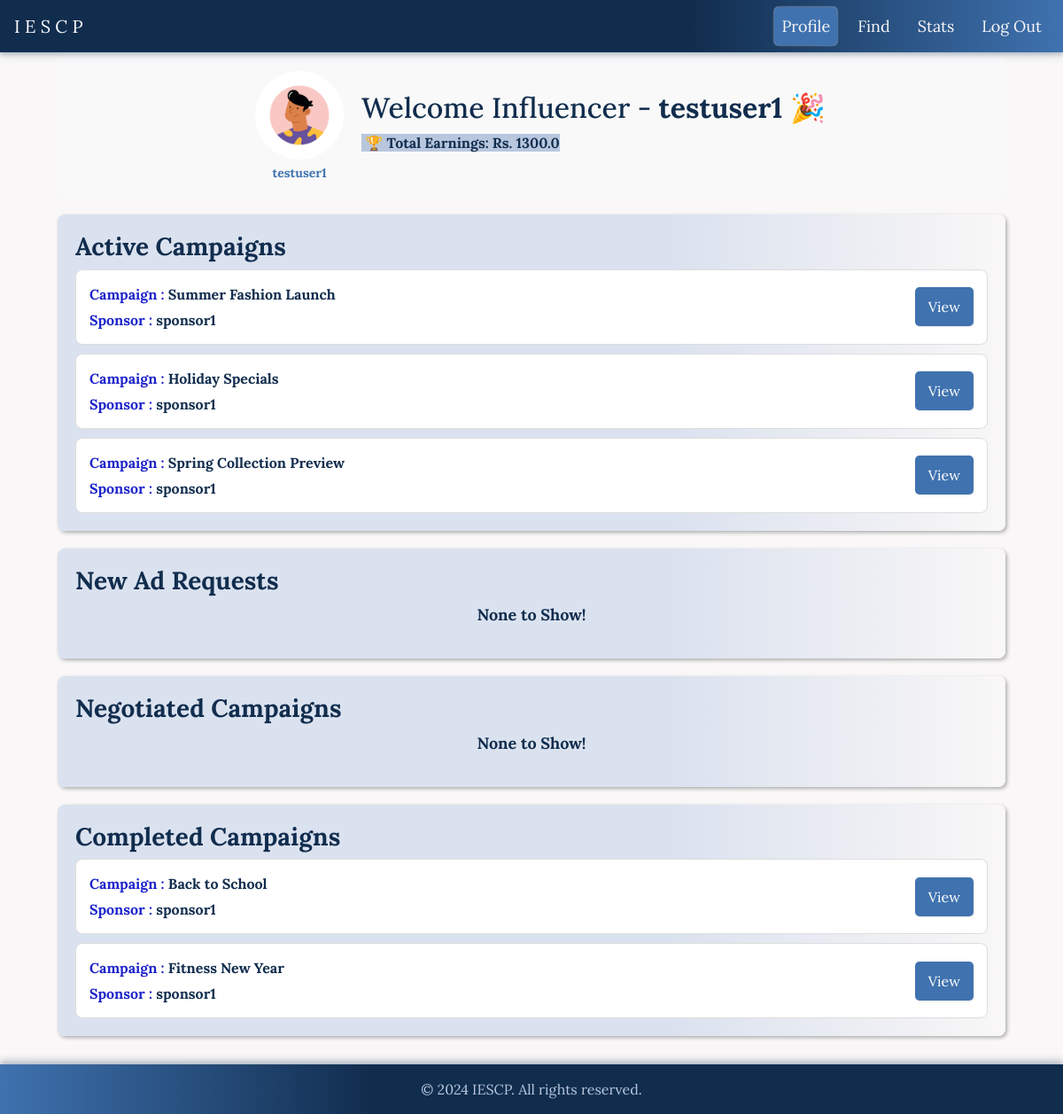
The app's page /influencer/dashboard (signed in), older data.
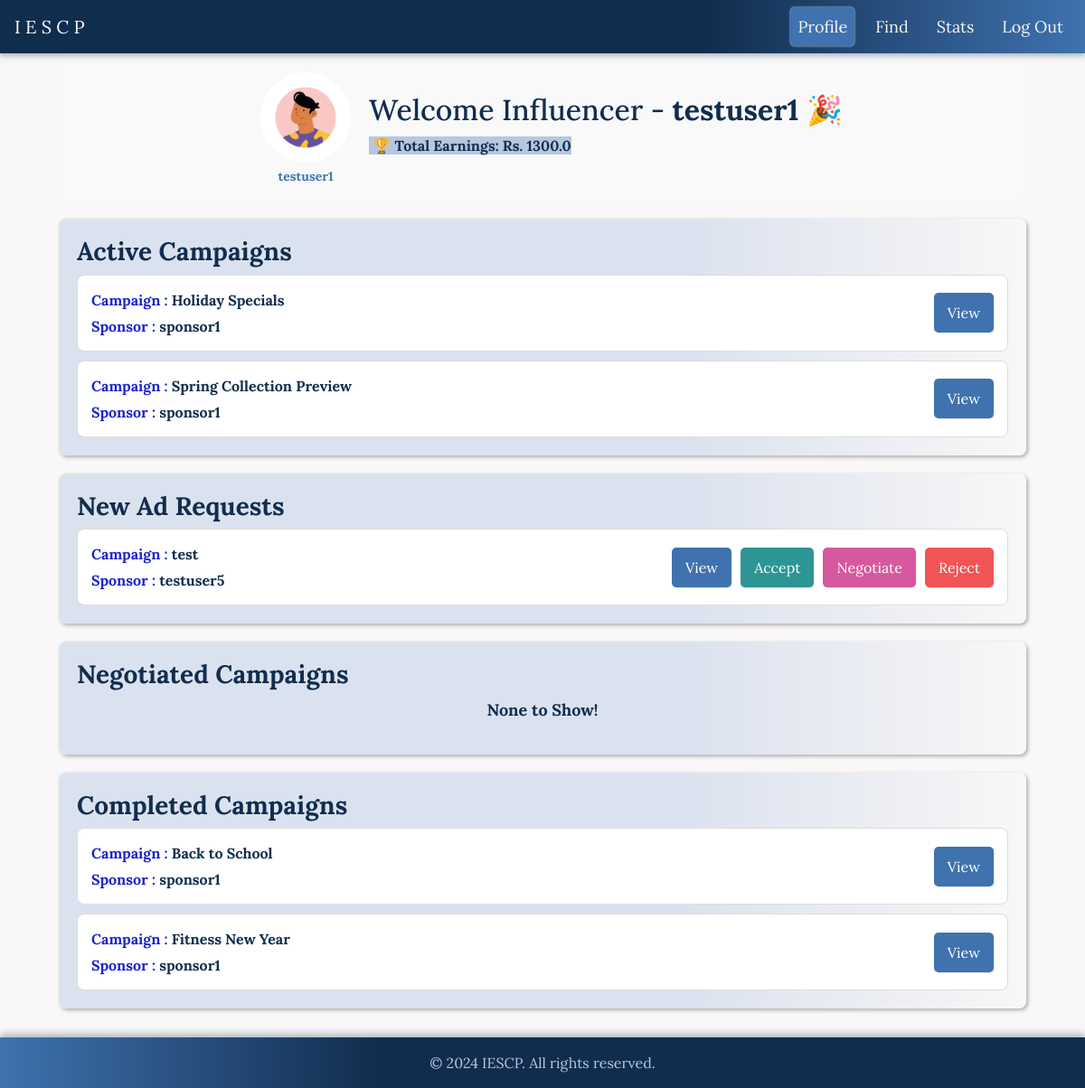
The same page, newer data.
### app/models.py (models this page shows, shortened)
class User(db.Model):
    id = db.Column(db.Integer, primary_key=True)
    username = db.Column(db.String(64), unique=True, nullable=False)
    email = db.Column(db.String(120), unique=True, nullable=False)
    password_hash = db.Column(db.String(128))
    role = db.Column(db.String(64), nullable=False)
    campaigns = db.relationship('Campaign', backref='sponsor', lazy=True)
    ad_requests = db.relationship('AdRequest', backref='influencer', lazy=True)

class AdRequest(db.Model):
    id = db.Column(db.Integer, primary_key=True)
    campaign_id = db.Column(db.Integer, db.ForeignKey('campaign.id'), nullable=False)
    influencer_id = db.Column(db.Integer, db.ForeignKey('user.id'), nullable=False)
    messages = db.Column(db.Text, nullable=True)
    requirements = db.Column(db.Text, nullable=False)
    payment_amount = db.Column(db.Float, nullable=False)
    status = db.Column(db.String(10), nullable=False)

class Campaign(db.Model):
    id = db.Column(db.Integer, primary_key=True)
    name = db.Column(db.String(64), nullable=False)
    description = db.Column(db.Text, nullable=False)
    start_date = db.Column(db.DateTime, default=datetime.utcnow)
    end_date = db.Column(db.DateTime)
    budget = db.Column(db.Float, nullable=False)
    visibility = db.Column(db.String(10), nullable=False)
    goals = db.Column(db.Text, nullable=False)
    sponsor_id = db.Column(db.Integer, db.ForeignKey('user.id'), nullable=False)
    ad_requests = db.relationship('AdRequest', backref='campaign', lazy=True)

### app/routes.py (the view)
@app.route('/influencer/dashboard')
def influencer_dashboard():
    user_id = session.get('user_id')  # Assuming user_id is stored in session after login
    user = User.query.get(user_id)
    if not user or user.role != 'influencer':
        return redirect(url_for('login'))
    ad_requests = db.session.query(
    AdRequest,
    Campaign,
    User.username.label('sponsor_name'),
    func.coalesce(Negotiations.new_amount, 0.0).label('new_amount')
    ).join(Campaign, AdRequest.campaign_id == Campaign.id
    ).join(User, Campaign.sponsor_id == User.id
    ).outerjoin(Negotiations, AdRequest.id == Negotiations.ad_id
    ).filter(
    AdRequest.influencer_id == user_id
    ).all()
    active_campaigns = []
    campaign_requests = []
    completed = []
    negotiated = []
    others = []
    current_date = datetime.utcnow()
    for ad_request, campaign, sponsor_name, new_amount in ad_requests:
        if ad_request.status in ['Accepted']:
            active_campaigns.append((ad_request, campaign, sponsor_name, new_amount))
        elif ad_request.status in ['Pending']:
            campaign_requests.append((ad_request, campaign, sponsor_name, new_amount))
        elif ad_request.status in ['Completed']:
            completed.append((ad_request, campaign, sponsor_name, new_amount))
        elif ad_request.status in ['Negotiated']:
            negotiated.append((ad_request, campaign, sponsor_name, new_amount))
        else:
            others.append((ad_request, campaign, sponsor_name, new_amount))
    total_earnings = db.session.query(db.func.sum(AdRequest.payment_amount)).filter_by(
        influencer_id=user_id,
        status='Completed'
    ).scalar() or 0.00
    return render_template('influencer_dashboard.html',
                           username=user.username,
                           active_campaigns=active_campaigns,
                           campaign_requests=campaign_requests,
                           total_earnings=total_earnings,
                           completed_campaigns=completed,
                           negotiated_requests=negotiated,
                           title='Influencer Dashboard',
                           active_page='profile')

### app/templates/influencer_dashboard.html (shortened to what this page needs)
{% extends "navbar_after_login.html" %}
{% block styles %}
  <link rel="stylesheet" href="{{ url_for('static', filename='/css/influencer_dashboard.css') }}">
{% endblock %}
{% block content %}
<div class="dashboard">
    <div class="profile-section">
        <div class="avatar-container">
            <div class="avatar">
                <img src="{{ url_for('static', filename='/images/influencer.jpg') }}" alt="Profile">
            </div>
            <p class="role-tag"><a href="#" id="profile-link" data-toggle="modal" data-target="#profileModal" data-user_id="{{session['user_id']}}"><b>{{username}}</b></a></p>
        </div>
        <div class="welcome-text">
            <h2>Welcome Influencer - <b>{{username}}</b> <span class="party-popper">🎉</span></h2>
            <div class="earnings-box">
                <p><span class="highlight">&nbsp;🏆 Total Earnings: <b>Rs. {{ total_earnings }} </span></b></p>
            </div>
        </div>
    </div>
    <div class="campaign-section">
        <h3>Active Campaigns</h3>
        <div class="campaign-list">
            {% if active_campaigns %}
            {% for ad_request, campaign, sponsor_name, new_amount in active_campaigns %}
                <div class="campaign-tab">
                    <div class="campaign-info">
                        <span><strong style="color:#1D24CA">Campaign : </strong> <b>{{ campaign.name }}</b></span>
                        <span><strong style="color:#1D24CA">Sponsor : </strong> <b>{{ sponsor_name }}</b></span>
                    </div>
                    <div class="campaign-actions">
                        <button class="btn btn-view" data-toggle="modal" data-target="#campaignModal"
                                data-campaign-name="{{ campaign.name }}"
                                data-sponsor-name="{{sponsor_name}}"
                                data-campaign-description="{{ campaign.description }}"
                                data-campaign-requirements="{{ ad_request.requirements }}"
                                data-campaign-payment="{{ ad_request.payment_amount }}"
                                data-campaign-status="{{ ad_request.status }}"
                                data-campaign-messages="{{ ad_request.messages }}">View</button>
                    </div>
                </div>
                {% endfor %}
                {% else %}
                <p style="text-align: center; font-size: large; font-weight: bold;">None to Show!</p>
                {% endif %}
        </div>
    </div>
    <div class="request-section">
        <h3>New Ad Requests</h3>
        <div class="request-list">
            {% if campaign_requests %}
            {% for ad_request, campaign, sponsor_name,new_amount in campaign_requests %}
                <div class="request-tab">
                    <div class="request-info">
                        <span><strong style="color:#1D24CA">Campaign : </strong> <b>{{ campaign.name }}</b></span>
                        <span><strong style="color:#1D24CA">Sponsor : </strong> <b>{{ sponsor_name }}</b></span>
                    </div>
                    <div class="request-actions">
                        <button class="btn btn-view" data-toggle="modal" data-target="#adModal"
                                data-campaign-name="{{ campaign.name }}"
                                data-sponsor-name="{{sponsor_name}}"
                                data-campaign-description="{{ campaign.description }}"
                                data-campaign-requirements="{{ ad_request.requirements }}"
                                data-campaign-payment="{{ ad_request.payment_amount }}">View</button>
                        <button class="btn btn-accept" data-ad-request-id="{{ ad_request.id }}">Accept</button>
                        <button class="btn btn-view btn-negotiate" data-ad-request-id="{{ ad_request.id }}">Negotiate</button>
                        <button class="btn btn-reject" data-ad-request-id="{{ ad_request.id }}">Reject</button>
                    </div>
                </div>
                {% endfor %}
                {% else %}
                <p style="text-align: center; font-size: large; font-weight: bold;">None to Show!</p>
                {% endif %}
        </div>
    </div>
    <div class="campaign-section">
        <h3>Negotiated Campaigns</h3>
        <div class="campaign-list">
            {% if negotiated_requests %}
            {% for ad_request, campaign, sponsor_name, new_amount in negotiated_requests %}
                <div class="campaign-tab">
                    <div class="campaign-info">
                        <span><strong style="color:#1D24CA">Campaign : </strong> <b>{{ campaign.name }}</b></span>
                        <span><strong style="color:#1D24CA">Amount By Sponsor : </strong> <b>{{ ad_request.payment_amount }}</b></span>
                        <span><strong style="color:#1D24CA">Negotiated Amount : </strong> <b>{{ new_amount }}</b></span>
                    </div>
                    <div class="campaign-actions">
                        <button class="btn btn-view" data-toggle="modal" data-target="#campaignModal"
                                data-campaign-name="{{ campaign.name }}"
                                data-sponsor-name="{{sponsor_name}}"
                                data-campaign-description="{{ campaign.description }}"
                                data-campaign-requirements="{{ ad_request.requirements }}"
                                data-campaign-payment="{{ ad_request.payment_amount }}"
                                data-campaign-status="{{ ad_request.status }}"
                                data-campaign-messages="{{ ad_request.messages }}">View</button>
                    </div>
                </div>
            {% endfor %}
            {% else %}
            <p style="text-align: center; font-size: large; font-weight: bold;">None to Show!</p>
            {% endif %}
        </div>
    </div>
    <div class="campaign-section">
        <h3>Completed Campaigns</h3>
        <div class="campaign-list">
            {% if completed_campaigns %}
            {% for ad_request, campaign, sponsor_name,new_amount in completed_campaigns %}
                <div class="campaign-tab">
                    <div class="campaign-info">
                        <span><strong style="color:#1D24CA">Campaign : </strong> <b>{{ campaign.name }}</b></span>
                        <span><strong style="color:#1D24CA">Sponsor : </strong> <b>{{ sponsor_name }}</b></span>
                    </div>
                    <div class="campaign-actions">
                        <button class="btn btn-view" data-toggle="modal" data-target="#campaignModal"
                                data-campaign-name="{{ campaign.name }}"
                                data-sponsor-name="{{sponsor_name}}"
                                data-campaign-description="{{ campaign.description }}"
                                data-campaign-requirements="{{ ad_request.requirements }}"
                                data-campaign-payment="{{ ad_request.payment_amount }}"
                                data-campaign-status="{{ ad_request.status }}"
                                data-campaign-messages="{{ ad_request.messages }}">View</button>
                    </div>
                </div>
                {% endfor %}
                {% else %}
                <p style="text-align: center; font-size: large; font-weight: bold;">None to Show!</p>
                {% endif %}
        </div>
    </div>
    <br>
    <br>
{% endblock %}

### app/templates/navbar_after_login.html (shortened to what this page needs)
<!doctype html>
<html lang="en">
  <head>
    <link rel="stylesheet" href="https://stackpath.bootstrapcdn.com/bootstrap/4.3.1/css/bootstrap.min.css">
    <link rel="stylesheet" href="{{ url_for('static', filename='css/styles.css') }}">
    <link rel="stylesheet" href="{{ url_for('static', filename='/css/navbar_styles.css') }}">
    {% block styles %}{% endblock %}
  </head>
  <body>
    <nav class="navbar navbar-expand-md navbar-dark">
        <a class="navbar-brand" href="/">I E S C P</a>
        <div class="collapse navbar-collapse" id="navbarCollapse">
            <ul class="navbar-nav ml-auto">
                <li class="nav-item{% if active_page == 'profile' %}-active{% endif %}">
                    {% if session['role'] == 'influencer' %}
                        <a class="nav-link" href="{{ url_for('influencer_dashboard') }}">Profile</a>
                    {% elif session['role'] == 'sponsor' %}
                        <a class="nav-link" href="{{ url_for('sponsor_dashboard') }}">Profile</a>
                    {% elif session['role'] == 'admin' %}
                        <a class="nav-link" href="{{ url_for('admin_dashboard') }}">Profile</a>
                    {% else %}
                        <a class="nav-link" href="{{ url_for('login') }}">Profile</a>
                    {% endif %}
                </li>
                <li class="nav-item{% if active_page == 'find' %}-active{% endif %}">
                    <a class="nav-link" href=#>Find</a>
                </li>
                <li class="nav-item{% if active_page == 'stats' %}-active{% endif %}">
                    <a class="nav-link" href=#>Stats</a>
                </li>
                <li class="nav-item" id="logout">
                    <a class="nav-link" href="{{ url_for('logout') }}">Log Out</a>
                </li>
            </ul>
        </div>
    </nav>
    <main role="main" class="container" style="margin-top: 40px;">
      {% block content %}
      {% endblock %}
    </main>
  </body>
  <footer class="footer mt-auto py-3">
    <div class="container">
        <span class="text-muted">&copy; 2024 IESCP. All rights reserved.</span>
    </div>
</footer>
</html>

### app/static/css/styles.css (style rules this page uses)
body { display: flex; flex-direction: column; min-height: 100vh; margin: 0; background-color: #F9F7F7; color: #112D4E; font-family: Lora, serif; }
h1, h2, h3, h4, h5, h6 { color: #112D4E; }
a { color: #3F72AF; }
.navbar { background-color: rgba(17, 45, 78, 0.95); box-shadow: 0 3px 4px rgba(17, 45, 78, 0.2), 0 5px 8px rgba(17, 45, 78, 0.1); background-image: linear-gradient(to right, #112D4E 65%, #3F72AF); position: fixed; top: 0; z-index: 1000; width: 100%; }
.navbar-nav .nav-link { color: #F9F7F7; }
.navbar-dark .navbar-nav .nav-link { color: #F9F7F7 !important; }
.highlight { color: #112D4E; font-weight: bold; background-color: #B8C7DE; padding: 0.1px; }

### app/static/css/navbar_styles.css (style rules this page uses)
.navbar-nav .nav-item { margin-right: 15px; font-size: large; }
.navbar-nav .nav-item-active { margin-right: 15px; font-size: large; background-color: #3F72AF; border-radius: 5px; box-shadow: 0px 0px 2px #F9F7F7; }
.navbar-nav .nav-item:last-child { margin-right: 0; }

### app/static/css/influencer_dashboard.css (style rules this page uses)
.dashboard { display: flex; flex-direction: column; gap: 20px; padding: 20px; }
.profile-section { display: flex; align-items: center; justify-content: center; gap: 20px; background-color: #f9f9f9; border-radius: 8px; padding-top: 20px; padding-left: 20px; }
.avatar-container { display: flex; flex-direction: column; align-items: center; }
.avatar { width: 100px; height: 100px; border-radius: 50%; overflow: hidden; }
.avatar img { width: 100%; height: 100%; object-fit: cover; }
.role-tag { font-size: 14px; color: #666; margin-top: 5px; text-align: center; }
.welcome-text h2 { margin-top: -10px; }
.campaign-section { background-image: linear-gradient(to right,#DBE2EF 65%,#F9F7F7 ); box-shadow: 2px 2px 4px rgb(0,0,0,0.3); }
.request-section { background-image: linear-gradient(to right,#DBE2EF 65%,#F9F7F7 ); box-shadow: 2px 2px 4px rgb(0,0,0,0.3); }
.campaign-list, .request-list { display: flex; flex-direction: column; gap: 10px; }
.campaign-tab, .request-tab { display: flex; justify-content: space-between; align-items: center; background-color: #fff; padding: 15px; border-radius: 8px; border: 1px solid #ddd; }
.campaign-info, .request-info { display: flex; flex-direction: column; gap: 5px; }
.campaign-actions, .request-actions { display: flex; gap: 10px; }
.campaign-actions .btn, .request-actions .btn { margin-left: auto; }
.btn { padding: 10px 15px; border: none; border-radius: 5px; cursor: pointer; }
.btn-view { background-color: #3F72AF; color: #fff; box-shadow: 1px 1px 2px rgb(0,0,0,0.1); }
.btn-accept { background-color: #2D9596; color: #fff; box-shadow: 1px 1px 2px rgb(0,0,0,0.1); }
.btn-reject { background-color: #F05454; color: #fff; box-shadow: 1px 1px 2px rgb(0,0,0,0.1); }
.party-popper { display: inline-block; animation: wave 2s infinite; transform-origin: 70% 70%; }
.earnings-box { background-color: transparent; text-align: left; }
button, input, optgroup, select, textarea { margin: 0; font-family: inherit; font-size: inherit; line-height: inherit; border: none; text-align: center; }
.btn-negotiate { background-color: #D6589F; }

Row changes from the older to the newer data that the page shows:
removed AdRequest: name "Summer Fashion Launch", username "sponsor1", shown under "Active Campaigns"
added AdRequest: name "test", username "testuser5", shown under "New Ad Requests"
Text that changed along with them:
text no longer shown: "None to Show!"
